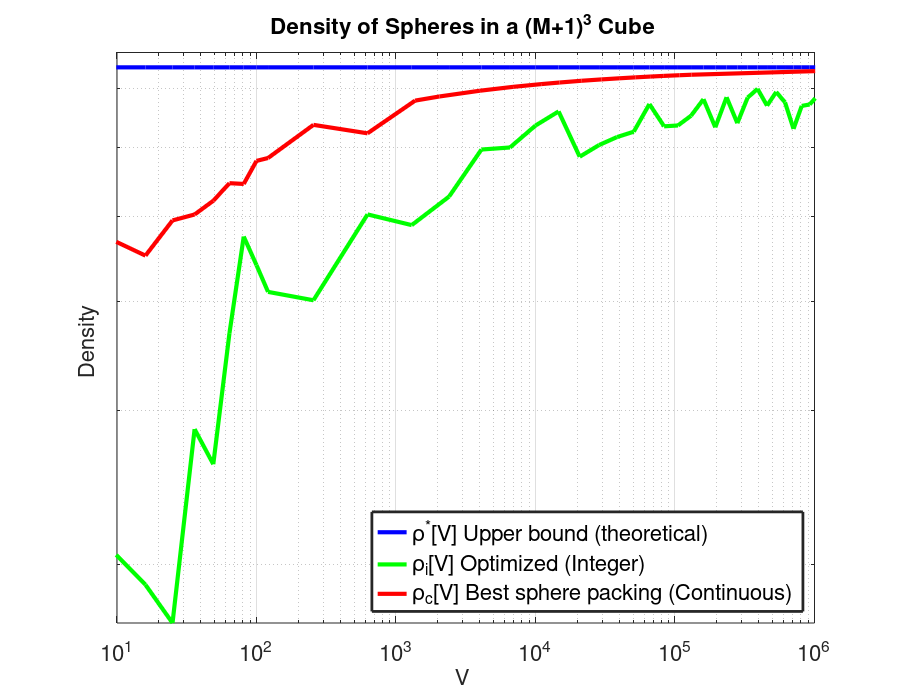

This figure's MATLAB source:
% Created by: Ph.D Nelson Eduardo Diaz Diaz
% Post-doctorado Pontícia Universidad Católica de Valparaíso (PUCV)
% Date 2 February 2022

close all
%fig=figure(1);
fig = figure('Renderer', 'painters', 'Position', [10 10 1500 1200]);
fontsize = 16;
x = [2:11 16 25].^2;
x = [x 1372 2048 4000 6912 10976 14896 21438 29660 39754 51912 66326 83188 108000 131072 1024192 4100625];
N =[2:11 16 25 36 49 64 81 100 121 144 169 196 225 256 289 324 361 400 441 484 529 576 625 676 729 784 841 900 961 1024 1296 2025]; % Sensor Size
nt = length(N);
rt = [0.2928 0.2320 0.1887 0.1678  0.1493 0.1364 0.1267 0.1170 0.1113 0.1047 0.084 0.0619 0.0490 0.0443 0.0346 0.0289 0.0248 0.0225 0.0199 0.0179 0.0162 0.0149 0.0137 0.0127 0.0117 0.0109 0.0055];
dent =[0.4209 0.4710 0.4510 0.4948 0.5026 0.5211 0.5458 0.5447 0.5788 0.5832 0.6364 0.6224 0.6784 0.6858 0.6963 0.7034 0.7085 0.7115 0.7148 0.7173 0.7194 0.7212 0.7227 0.7240 0.7253 0.7262 0.7332];
r = [1.4142 1.4142 1.4142 1.4142 1.7321 1.7321 2 2.2361 2.2361 2.2361 2.4495 3 3.3166 3.7417 4.2426 4.5826 5.0 5.3852 5.4772 5.8310 6.1644 6.4807 6.9282 7.0711 7.3485 7.6811 8.0623 8.1240 8.6023 8.6603 9.1104 9.4323 9.5394 9.8995 10.0499 10.0499 10.4881 10.7328 11.0454 11.9164 13.7477]./(2);
%r = [1.4142 1.4142 1.4142 1.4142 1.4142 1.7321 1.4142 2.2361 1.4142 2.2361 2.4495 3 2.8284 3.7417 3.7417 4.2426 4.6904 5.3852 5.4772 5.8310 6.1644 6.4031 6.4807 7.0711 7.3485 7.6811 7.8740 8.0623 8.3666 8.6603 8.6023 8.8995 11.0454 13.7477]./(2);
cube = (N+1).^3;%(N.^2).*4.*r.*(sqrt(2)+r);
%d = [2.23 2.44 3.0 3.31 3.74 4.24 4.58 5 5.38 5.47]./(2*(N+1));
%rt =[0.117097 0.084037 0.061]
%% Orange line -> theoretical
nb =N.^2;
dis = 2*(((N+1).^3)./(4*nb*sqrt(2))).^(1/3);
dis = dis./2;
sphere = (N.^2).*(4/3).*pi.*(dis.^3);
density = (sphere./cube);
loglog(nb(1:nt),density(1:nt),'-b','MarkerFaceColor','b','MarkerSize',18,'LineWidth',3)
hold on

sphere = (N.^2).*(4/3).*pi.*(r.^3);
density = (sphere./cube);

loglog(nb(1:nt),density(1:nt),'-g','MarkerFaceColor','g','MarkerSize',18,'LineWidth',3)
grid on
set(gca,'FontSize',fontsize)
nf = length(dent);
loglog(x(1:nf),dent(1:nf),'-r','MarkerFaceColor','r','MarkerSize',18,'LineWidth',3)
axis([10 10^6 0 0.77])
title('Density of Spheres in a (M+1)^3 Cube ', 'FontSize', fontsize)
xlabel('V ', 'FontSize', fontsize)
ylabel('Density ', 'FontSize', fontsize)
legend('\rho^*[V] Upper bound (theoretical)','\rho_i[V] Optimized (Integer)','\rho_c[V] Best sphere packing (Continuous)','LineWidth',2,'location','southeast','FontSize', 16)
%saveas(gcf,'figure4','epsc')
set(gcf, 'PaperPosition', [0 0 9 7]); %Position plot at left hand corner with width 5 and height 5.
set(gcf, 'PaperSize', [9 7]); %Set the paper to have width 5 and height 5.
%pbaspect([1 1 1])
%saveas(gcf,'figure1','pdf')
%orient(fig,'landscape')
%print(fig,'figure_1.png','-dpng','-r400')
print(fig,'figure_1.eps','-depsc','-r400')